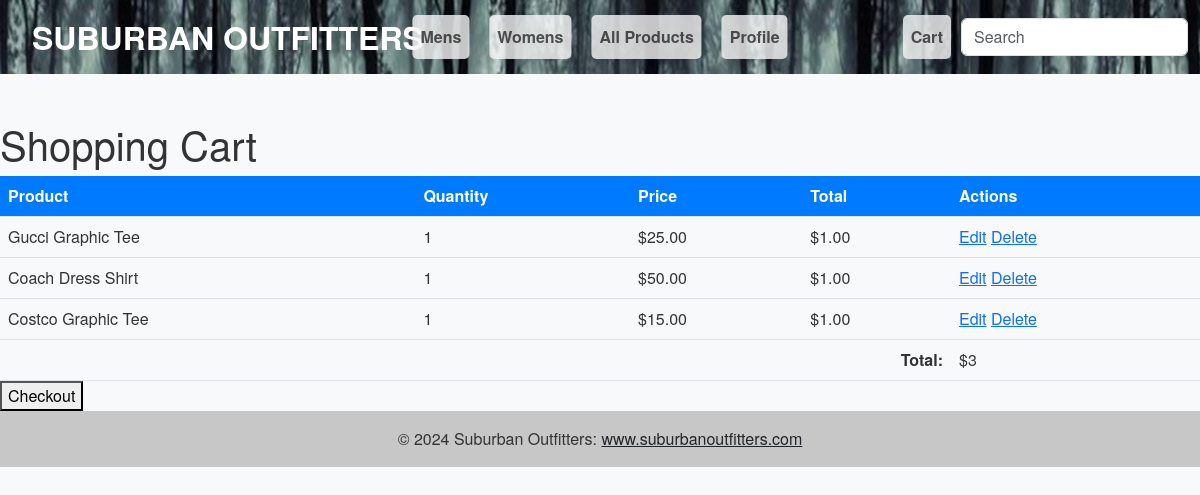
Page /cart/ (signed in) on the earlier database version.
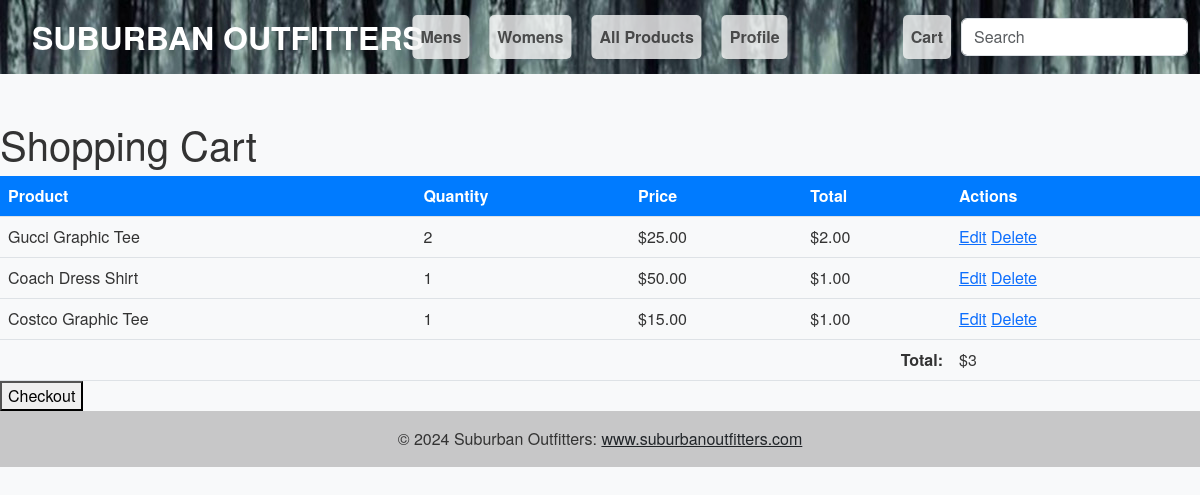
Same page on the later database version.
### cart/models.py (models this page shows, shortened)
class CartItem(models.Model):
    product = models.ForeignKey(Product, on_delete=models.CASCADE)
    quantity = models.PositiveIntegerField(default=1)
    cart = models.ForeignKey(Cart, on_delete=models.CASCADE, null=True, default=None)

### customer/models.py (models this page shows, shortened)
class Product(models.Model):
    GENDER_CHOICES = (
        ('M', 'Men'),
        ('W', 'Women'),
    )
    productName = models.CharField(max_length=200)
    productType = models.CharField(max_length=200)
    price = models.DecimalField(max_digits=10, decimal_places=2, default=0.00)
    gender = models.CharField(max_length=1, choices=GENDER_CHOICES, default='M')
    description = models.TextField(default='No description provided.')
    size = models.CharField(max_length=50, blank=True)
    quantity = models.IntegerField(default=0)
    image = models.ImageField(upload_to='product_images/', default='default.jpg')
    def __str__(self):
        return self.productName

### cart/views.py (the view)
# urls.py: path('', views.cart_detail, name='cart_detail'),
@login_required
def cart_detail(request):
    cart_items = CartItem.objects.all()
    return render(request, 'cart/cart_detail.html', {'cart': cart_items})

### customer/context_processors.py (called while the page is built)
def categories(request):
    return {
        'categories': Category.objects.all()
    }

### templates/cart/cart_detail.html (shortened to what this page needs)
{% extends 'base.html' %}
{% load static %}
{% block content %}
  <h1>Shopping Cart</h1>
  <table>
    <thead>
      <tr>
        <th>Product</th>
        <th>Quantity</th>
        <th>Price</th>
        <th>Total</th>
        <th>Actions</th>
      </tr>
    </thead>
    <tbody>
      {% for item in cart %}
        <tr>
          <td>{{ item.product }}</td>
          <td>{{ item.quantity }}</td>
          <td>${{ item.product.price }}</td>
          <td>${{ item.quantity|floatformat:"2" }}</td>
          <td>
            <a href="{% url 'cart:cart_edit' item.id %}">Edit</a>
            <a href="{% url 'cart:cart_remove' item.product.id %}">Delete</a>
          </td>
        </tr>
      {% endfor %}
      <tr>
        <td colspan="4" style="text-align: right;"><strong>Total:</strong></td>
        <td>${{ cart|length }}</td>
      </tr>
    </tbody>
  </table>
  <form action="{% url 'cart:checkout' %}" method="post">
    <button type="submit">Checkout</button>
  </form>
{% endblock %}

Differences in the rows shown:
changed CartItem "Gucci Graphic Tee": quantity "1" → "2"; quantity "1.00" → "2.00"
